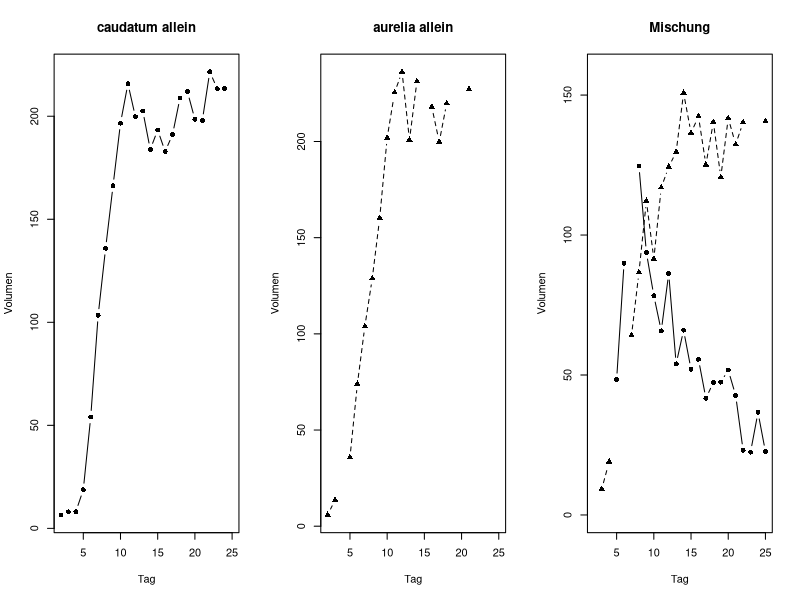
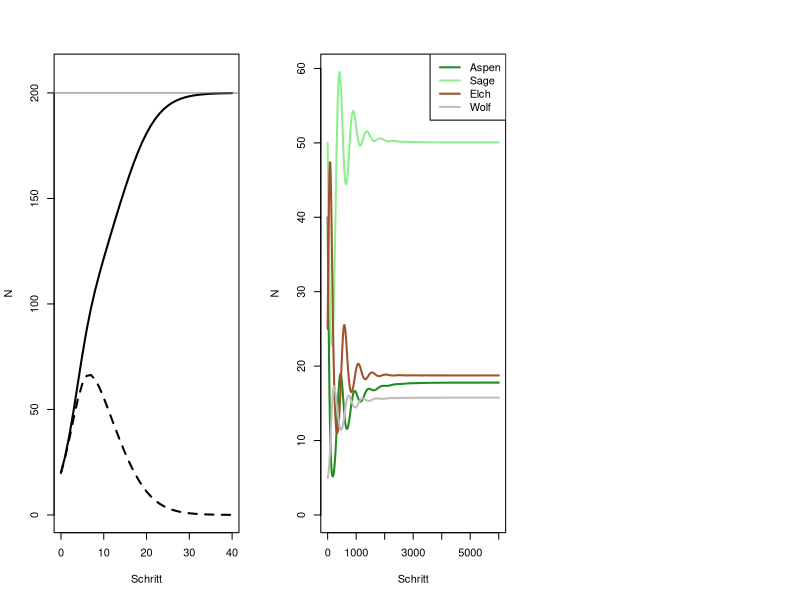
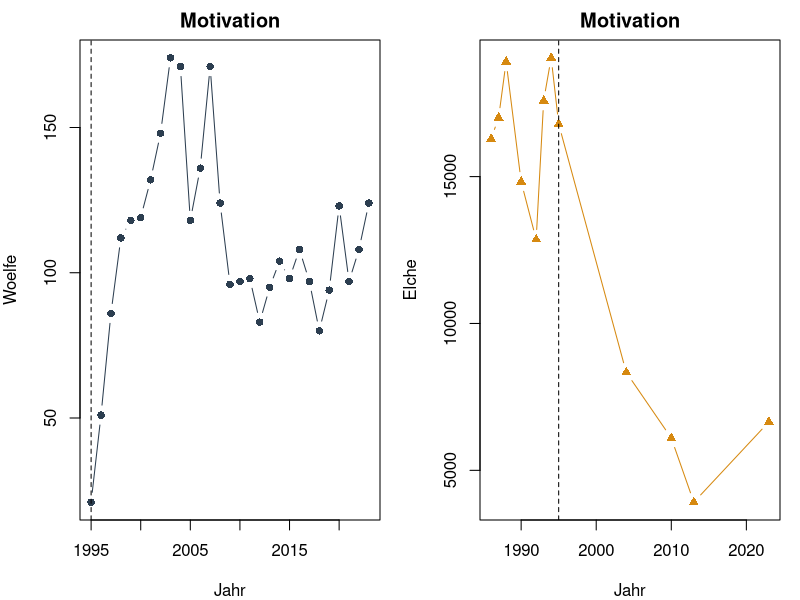

R code for these plots, in order:
## ---- chunk 1
pcaudatum <- read.csv("data/paramecium_caudatum_alone.csv")
paurelia <- read.csv("data/paramecium_aurelia_alone.csv")
mix <- read.csv("data/paramecium_competition.csv")

par(mfrow = c(1, 3))
plot(pcaudatum$day, 
     pcaudatum$volume, 
     type = "b", pch = 16, lty = 1, main = "caudatum allein",
     xlab = "Tag", ylab = "Volumen")
plot(paurelia$day, paurelia$volume, 
     type = "b", pch = 17, lty = 2, main = "aurelia allein",
     xlab = "Tag", ylab = "Volumen")
ymax <- max(mix$caudatum, mix$aurelia, na.rm = TRUE)
plot(mix$day, 
     mix$caudatum, 
     type = "b", pch = 16, ylim = c(0, ymax * 1.05),
     main = "Mischung", xlab = "Tag", ylab = "Volumen")
lines(mix$day, 
      mix$aurelia, 
      type = "b", pch = 17, lty = 2)

## ---- chunk 2
next_comp <- function(N1, N2, r1, r2, K1, K2, a12, a21) {
  d1 <- r1 * N1 * (1 - (N1 + a12 * N2) / K1)
  d2 <- r2 * N2 * (1 - (N2 + a21 * N1) / K2)
  
  c(N1 = max(N1 + d1, 0), N2 = max(N2 + d2, 0))
}
## ---- chunk 3
T <- 40
N1 <- numeric(T + 1)
N2 <- numeric(T + 1)
N1[1] <- 20     # F3) Anfangsgrösse - ändern!
N2[1] <- 20     # F3) Anfangsgrösse - ändern!
r1 <- 0.5        
r2 <- 0.5
K1 <- 200        
K2 <- 200
a12 <- 1    # F2) Konkurrenzkoeffizient - ändern!
a21 <- 1.5    # F2) Konkurrenzkoeffizient - ändern!

for (t in 1:T) {
  N1[t + 1] <- next_comp(N1[t], N2[t], r1, r2, K1, K2, a12, a21)[1]
  N2[t + 1] <- next_comp(N1[t], N2[t], r1, r2, K1, K2, a12, a21)[2]
}

plot(
  0:T, N1,
  type = "l", lwd = 2,
  xlab = "Schritt", ylab = "N",
  ylim = c(0, max(N1, K1) * 1.05)
)
lines(0:T, N2, 
      type = "l", lwd = 2, pch = 17, lty = 2)
abline(h = K1, col = "grey50", lty = 1)

## ---- chunk 4
next_web <- function(x, rA, rS, K, aAS, aSA, a_elk_aspen, a_elk_sage, eE, mE, a_wolf_elk, eW, mW) {
  A <- x["Aspen"]; S <- x["Sage"]; E <- x["Elch"]; W <- x["Wolf"]
  dA <- rA * A * (1 - (A + aAS * S) / K) - a_elk_aspen * A * E
  dS <- rS * S * (1 - (S + aSA * A) / K) - a_elk_sage * S * E
  dE <- (eE * (a_elk_aspen * A + a_elk_sage * S) * E -
           mE * E - a_wolf_elk * E * W)
  dW <- eW * a_wolf_elk * E * W - mW * W
  c(Aspen = max(A + dA, 0), Sage = max(S + dS, 0),
    Elch = max(E + dE, 0), Wolf = max(W + dW, 0))
}

T = 6000
X <- matrix(0, T + 1, 4,
              dimnames = list(NULL, c("Aspen", "Sage", "Elch", "Wolf")))
X[1, ] <- c(Aspen = 40, Sage = 50, Elch = 25, Wolf = 5) # F5) Anfangsgrössen - ändern!
rA = 0.024
rS = 0.020
K = 100
aAS = 0.55
aSA = 0.70
a_elk_aspen = 0.0007
a_elk_sage = 0.0004
eE = 0.45
mE = 0.002
a_wolf_elk = 0.0008
eW = 0.40
mW = 0.006


  for (t in 1:T){
    
    X[t + 1, ] <- next_web(X[t, ], rA, rS, K, aAS, aSA, a_elk_aspen, a_elk_sage, eE, mE, a_wolf_elk, eW, mW)
    
  } 

plot(
  0:T, X[,"Aspen"],
  type = "l", lwd = 2,
  xlab = "Schritt", ylab = "N",
  col = "forestgreen", 
  ylim = c(0, max(X))
)
lines(0:T, X[,"Sage"], 
      type = "l", lwd = 2, col = "palegreen2")
lines(0:T, X[,"Elch"], 
      type = "l", lwd = 2, col = "sienna")
lines(0:T, X[,"Wolf"], 
      type = "l", lwd = 2, col = "grey")
legend("topright", c("Aspen", "Sage", "Elch", "Wolf"), lwd = 2, col = c("forestgreen", "palegreen2","sienna", "grey" ))

## ---- chunk 5
wolves <- read.csv("data/yellowstone_wolves.csv")
elk <- read.csv("data/yellowstone_elk.csv")
par(mfrow = c(1, 2), mar = c(4, 4, 2, 1))
plot(wolves$year, wolves$wolves_ynp, type = "b", pch = 16, col = "#2c3e50",
     xlab = "Jahr", ylab = "Woelfe", main = "Motivation")
abline(v = 1995, lty = 2)
plot(elk$year, elk$elk_northern_min, type = "b", pch = 17, col = "#d68910",
     xlab = "Jahr", ylab = "Elche", main = "Motivation")
abline(v = 1995, lty = 2)
